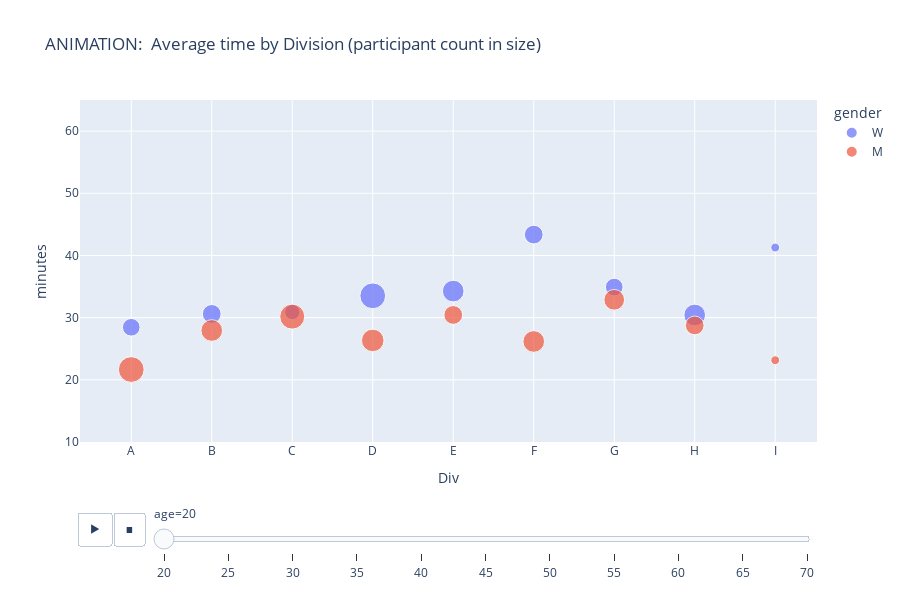

The code cell stored with this chart in its notebook:
### Code cell
px.scatter(agged_dga, x='Div', y='minutes', category_orders=my_category_orders, color='gender',
           title='ANIMATION:  Average time by Division (participant count in size)', size='count', size_max=25, animation_frame='age', height=600, range_y=[10, 65])

### Figure 1 — Plotly figure (JSON) as saved in the notebook; plotly's stock layout.template omitted (floating-point values rounded to 4 significant figures)
{"data": [{"hovertemplate": "gender=W<br>age=20<br>Div=%{x}<br>minutes=%{y}<br>count=%{marker.size}<extra></extra>", "legendgroup": "W", "marker": {"color": "#636efa", "size": [8, 9, 6, 17, 12, 9, 8, 12, 2], "sizemode": "area", "sizeref": 0.0512, "symbol": "circle"}, "mode": "markers", "name": "W", "orientation": "v", "showlegend": true, "type": "scatter", "x": ["A", "B", "C", "D", "E", "F", "G", "H", "I"], "xaxis": "x", "y": [28.45, 30.6, 30.9, 33.51, 34.27, 43.36, 34.92, 30.43, 41.27], "yaxis": "y"}, {"hovertemplate": "gender=M<br>age=20<br>Div=%{x}<br>minutes=%{y}<br>count=%{marker.size}<extra></extra>", "legendgroup": "M", "marker": {"color": "#EF553B", "size": [17, 12, 16, 13, 9, 12, 11, 9, 2], "sizemode": "area", "sizeref": 0.0512, "symbol": "circle"}, "mode": "markers", "name": "M", "orientation": "v", "showlegend": true, "type": "scatter", "x": ["A", "B", "C", "D", "E", "F", "G", "H", "I"], "xaxis": "x", "y": [21.65, 27.94, 30.16, 26.34, 30.43, 26.17, 32.87, 28.75, 23.15], "yaxis": "y"}], "layout": {"height": 600, "legend": {"itemsizing": "constant", "title": {"text": "gender"}, "tracegroupgap": 0}, "sliders": [{"active": 0, "currentvalue": {"prefix": "age="}, "len": 0.9, "pad": {"b": 10, "t": 60}, "steps": [{"args": [["20"], {"frame": {"duration": 0, "redraw": false}, "fromcurrent": true, "mode": "immediate", "transition": {"duration": 0, "easing": "linear"}}], "label": "20", "method": "animate"}, {"args": [["25"], {"frame": {"duration": 0, "redraw": false}, "fromcurrent": true, "mode": "immediate", "transition": {"duration": 0, "easing": "linear"}}], "label": "25", "method": "animate"}, {"args": [["30"], {"frame": {"duration": 0, "redraw": false}, "fromcurrent": true, "mode": "immediate", "transition": {"duration": 0, "easing": "linear"}}], "label": "30", "method": "animate"}, {"args": [["35"], {"frame": {"duration": 0, "redraw": false}, "fromcurrent": true, "mode": "immediate", "transition": {"duration": 0, "easing": "linear"}}], "label": "35", "method": "animate"}, {"args": [["40"], {"frame": {"duration": 0, "redraw": false}, "fromcurrent": true, "mode": "immediate", "transition": {"duration": 0, "easing": "linear"}}], "label": "40", "method": "animate"}, {"args": [["45"], {"frame": {"duration": 0, "redraw": false}, "fromcurrent": true, "mode": "immediate", "transition": {"duration": 0, "easing": "linear"}}], "label": "45", "method": "animate"}, {"args": [["50"], {"frame": {"duration": 0, "redraw": false}, "fromcurrent": true, "mode": "immediate", "transition": {"duration": 0, "easing": "linear"}}], "label": "50", "method": "animate"}, {"args": [["55"], {"frame": {"duration": 0, "redraw": false}, "fromcurrent": true, "mode": "immediate", "transition": {"duration": 0, "easing": "linear"}}], "label": "55", "method": "animate"}, {"args": [["60"], {"frame": {"duration": 0, "redraw": false}, "fromcurrent": true, "mode": "immediate", "transition": {"duration": 0, "easing": "linear"}}], "label": "60", "method": "animate"}, {"args": [["65"], {"frame": {"duration": 0, "redraw": false}, "fromcurrent": true, "mode": "immediate", "transition": {"duration": 0, "easing": "linear"}}], "label": "65", "method": "animate"}, {"args": [["70"], {"frame": {"duration": 0, "redraw": false}, "fromcurrent": true, "mode": "immediate", "transition": {"duration": 0, "easing": "linear"}}], "label": "70", "method": "animate"}], "x": 0.1, "xanchor": "left", "y": 0, "yanchor": "top"}], "title": {"text": "ANIMATION:  Average time by Division (participant count in size)"}, "updatemenus": [{"buttons": [{"args": [null, {"frame": {"duration": 500, "redraw": false}, "fromcurrent": true, "mode": "immediate", "transition": {"duration": 500, "easing": "linear"}}], "label": "&#9654;", "method": "animate"}, {"args": [[null], {"frame": {"duration": 0, "redraw": false}, "fromcurrent": true, "mode": "immediate", "transition": {"duration": 0, "easing": "linear"}}], "label": "&#9724;", "method": "animate"}], "direction": "left", "pad": {"r": 10, "t": 70}, "showactive": false, "type": "buttons", "x": 0.1, "xanchor": "right", "y": 0, "yanchor": "top"}], "xaxis": {"anchor": "y", "categoryarray": ["A", "B", "C", "D", "E", "F", "G", "H", "I"], "categoryorder": "array", "domain": [0, 1], "title": {"text": "Div"}}, "yaxis": {"anchor": "x", "domain": [0, 1], "range": [10, 65], "title": {"text": "minutes"}}}}
